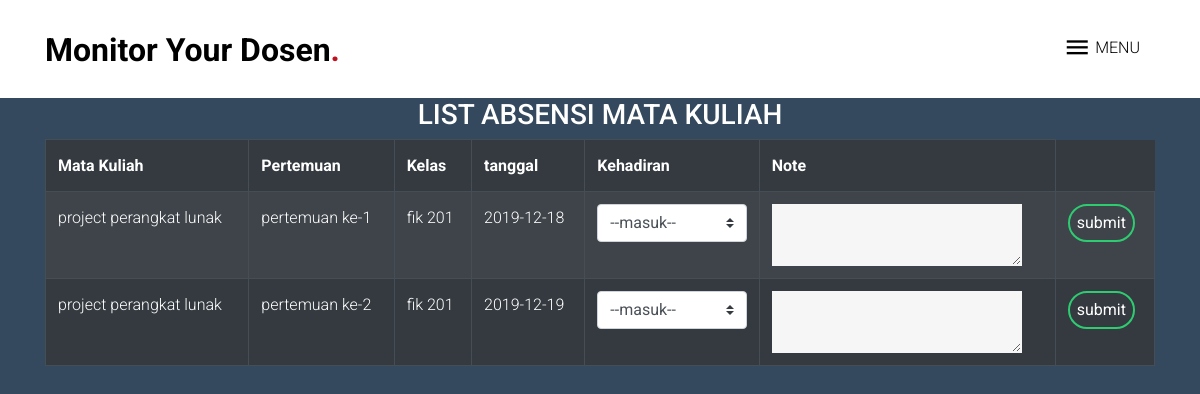
/matkul2.php (signed in), run on the app's committed database.
### tables this page shows
CREATE TABLE `matkul` (
  `mkid` int(11) NOT NULL,
  `kdmk` int(11) NOT NULL,
  `dosenid` int(11) DEFAULT NULL,
  `name` varchar(50) NOT NULL,
  `mk` varchar(50) DEFAULT NULL,
  `kelas` varchar(50) DEFAULT NULL,
  `pertemuan` varchar(150) DEFAULT NULL,
  `tanggal` date NOT NULL,
  `absen` int(1) NOT NULL DEFAULT 1,
  `alasan` varchar(250) DEFAULT NULL
);

### matkul2.php (the view, shortened to what this page needs)
<!DOCTYPE html>
<html lang="en">
  <head>
    <link rel="stylesheet" href="fonts/icomoon/style.css">
    <link rel="stylesheet" href="css/bootstrap.min.css">
    <link rel="stylesheet" href="css/animate.css">
    <link rel="stylesheet" href="css/owl.carousel.min.css">
    <link rel="stylesheet" href="css/owl.theme.default.min.css">
    <link rel="stylesheet" href="css/bootstrap-datepicker.css">
    <link rel="stylesheet" href="fonts/flaticon/font/flaticon.css">
    <link rel="stylesheet" href="css/aos.css">
    <link rel="stylesheet" href="css/jquery.fancybox.min.css">
    <link rel="stylesheet" href="css/style.css">
  </head>
  <body data-spy="scroll" data-target=".site-navbar-target" data-offset="300">
  <div class="site-wrap">
    <div class="site-navbar-wrap">
      <div class="site-navbar site-navbar-target js-sticky-header">
        <div class="container">
          <div class="row align-items-center">
            <div class="col-6 col-md-4">
              <h1 class="my-0 site-logo"><a href="homed.php">Monitor Your Dosen<span class="text-primary">.</span> </a></h1>
            </div>
            <div class="col-6 col-md-8">
              <nav class="site-navigation text-right" role="navigation">
                <div class="container">
                  <div class="d-inline-block d-lg-block ml-md-0 mr-auto py-3"><a href="#" class="site-menu-toggle js-menu-toggle text-black">
                    <span class="icon-menu h3"></span> <span class="menu-text">Menu</span>
                  </a></div>
                </div>
              </nav>
            </div>
          </div>
        </div>
      </div>
    </div>
    <?php
    if($_SESSION["name"]) {
    $con =  mysqli_connect('localhost', 'root', '');
    mysqli_select_db($con,'ppl');
    $sql= "SELECT * FROM matkul";
    $records = mysqli_query($con,$sql);
  ?>
  <div class="container">
   <table class="table table-dark table-striped table-hover table-bordered">
     <tr class="thead-dark">
       <h3 colspan="5" style="color:white"><center> LIST ABSENSI MATA KULIAH </center></h3>
     </tr>
     <tr>
       <th scope="col">Mata Kuliah</th>
       <th scope="col">Pertemuan</th>
       <th scope="col">Kelas</th>
       <th scope="col">tanggal</th>
       <th scope="col">Kehadiran</th>
       <th scope="col">Note</th>
      </tr>
    <?php
      while($row = mysqli_fetch_array($records)) {
        if($row["kdmk"] == $_SESSION["kdmk2"] && $row["dosenid"] == $_SESSION["dosenid"] ){
      echo "<tr><form action=process2.php method=post>";
      echo "<td>".$row['mk']."</td>";
      echo "<td>".$row['pertemuan']."</td>";
      echo "<td>".$row['kelas']."</td>";
      echo "<td>".$row['tanggal']."</td>";?>
      <td>
        <div >
          <select name="absen"  class="custom-select mr-sm-2" id="inlineFormCustomSelect" >
            <option <?php if($row["absen"] == 1) echo "value='1'"; else echo "value='2'";?>>
              <?php if( $row["absen"] == 1 ) echo "--masuk--"; else echo "--tidak masuk--";?>
            </option>
          </select>
        </div>
      </td>
      <?php
      echo "<td><textarea style='width:250px;' row='3' cols='1' class='form-control' type=text name=alasan value='".$row['alasan']."'></textarea>  </td>";
      echo "<td class='box'><input type='submit' name='submit' value='submit'>";
      echo "</form></tr>";
        }
      }
?>
</table>
</div>
<?php
}else echo "<h1>Please login first .</h1>";
?>
</body>
</html>

### css/style.css (style rules this page uses)
body { line-height: 1.7; color: gray; font-weight: 300; font-size: 1rem; font-family: "Roboto", -apple-system, BlinkMacSystemFont, "Segoe UI", Roboto, "Helvetica Neue", Arial, "Noto Sans", sans-serif, "Apple Color Emoji", "Segoe UI Emoji", "Segoe UI Symbol", "Noto Color Emoji"; }
a { -webkit-transition: .3s all ease; -o-transition: .3s all ease; transition: .3s all ease; }
h1, h2, h3, h4, h5, h6 { color: #000; }
.text-black { color: #000 !important; }
.site-wrap:before { -webkit-transition: .3s all ease-in-out; -o-transition: .3s all ease-in-out; transition: .3s all ease-in-out; background: rgba(0, 0, 0, 0.6); content: ""; position: absolute; z-index: 2000; top: 0; left: 0; right: 0; bottom: 0; opacity: 0; visibility: hidden; }
.form-control { height: 47px; background: #f6f6f6; border-radius: 0; border: 1px solid #f6f6f6; }
.site-navbar-wrap { position: relative; z-index: 99; width: 100%; left: 0; background: #fff; }
.site-navbar-wrap a { color: #000; }
.site-navbar { margin-bottom: 0px; width: 100%; padding: 15px 0; }
.site-navbar .site-logo { font-weight: 200; line-height: 0; position: relative; }
.site-navbar .site-logo a { font-weight: 200; color: #000; font-size: 2rem; font-weight: bold; }
.sticky-wrapper .site-navbar { background-color: #fff; -webkit-transition: .3s all ease; -o-transition: .3s all ease; transition: .3s all ease; }
.site-menu-toggle .menu-text { position: relative; top: -6px; text-transform: uppercase; }

### matkul2.php (style rules this page uses)
body { background: #34495e !important; }
.box input[type = "submit"] { border:0; background: none; display: block; text-align: center; border: 2px solid #2ecc71; padding: 3px 7px; outline: none; color: white; border-radius: 19px; transition: 0.25s; cursor: pointer; }

### data on the page
matkul: mk "project perangkat lunak", pertemuan "pertemuan ke-1", kelas "fik 201", tanggal "2019-12-18", absen "--masuk--"
matkul: mk "project perangkat lunak", pertemuan "pertemuan ke-2", kelas "fik 201", tanggal "2019-12-19", absen "--masuk--"
